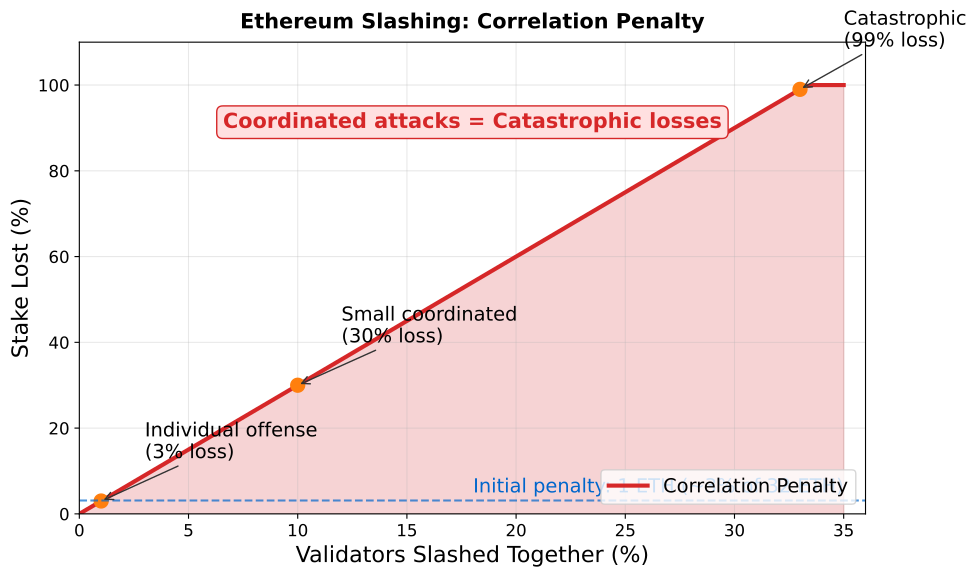

Write Python code to recreate this figure.
"""
Slashing Penalties Structure
Shows correlation penalty and slashable offenses
"""

import matplotlib.pyplot as plt
import numpy as np
from pathlib import Path

CHART_METADATA = {
    'title': 'Slashing Penalties',
    'url': 'https://github.com/Digital-AI-Finance/Blockchain_Crypto/tree/main/Module_A_Blockchain_Foundations/L09_Proof_of_Stake/charts/06_slashing_penalties'
}

plt.rcParams.update({
    'font.size': 14,
    'axes.labelsize': 14,
    'axes.titlesize': 16,
    'xtick.labelsize': 12,
    'ytick.labelsize': 12,
    'legend.fontsize': 12,
    'figure.figsize': (10, 6),
    'figure.dpi': 150
})

MLPURPLE = '#3333B2'
MLBLUE = '#0066CC'
MLORANGE = '#FF7F0E'
MLGREEN = '#2CA02C'
MLRED = '#D62728'

fig, ax = plt.subplots(figsize=(10, 6))

# Correlation penalty formula: Penalty = Stake * 3 * slashed_validators / total_validators
# If 33% slashed together: lose ~99%

percent_slashed = np.linspace(0, 35, 100)
penalty_percent = 3 * percent_slashed

# Cap at 100%
penalty_percent = np.minimum(penalty_percent, 100)

ax.plot(percent_slashed, penalty_percent, color=MLRED, linewidth=3, label='Correlation Penalty')
ax.fill_between(percent_slashed, penalty_percent, alpha=0.2, color=MLRED)

# Key thresholds
thresholds = [
    (1, 3, 'Individual offense'),
    (10, 30, 'Small coordinated'),
    (33, 99, 'Catastrophic'),
]

for x, y, label in thresholds:
    ax.plot(x, y, 'o', markersize=10, color=MLORANGE)
    ax.annotate(f'{label}\n({y:.0f}% loss)', xy=(x, y), xytext=(x + 2, y + 10),
                fontsize=14, arrowprops=dict(arrowstyle='->', color='#333'))

# Initial 1 ETH penalty annotation
ax.axhline(y=3.125, color=MLBLUE, linestyle='--', linewidth=1.5, alpha=0.7)
ax.text(35, 5, 'Initial penalty: 1 ETH (~3% of 32 ETH)', fontsize=14,
        ha='right', color=MLBLUE)

ax.set_xlabel('Validators Slashed Together (%)', fontsize=16)
ax.set_ylabel('Stake Lost (%)', fontsize=16)
ax.set_xlim(0, 36)
ax.set_ylim(0, 110)

# Key insight
props = dict(boxstyle='round,pad=0.3', facecolor='#FFE0E0', edgecolor=MLRED)
ax.text(18, 90, 'Coordinated attacks = Catastrophic losses',
        fontsize=15, fontweight='bold', bbox=props, color=MLRED, ha='center')

ax.legend(loc='lower right', fontsize=14)
ax.grid(True, alpha=0.3)

ax.set_title('Ethereum Slashing: Correlation Penalty', fontweight='bold', fontsize=15, pad=10)
plt.tight_layout()

output_path = Path(__file__).parent / 'chart.pdf'
plt.savefig(output_path, bbox_inches='tight', dpi=300)
print(f"Chart saved to: {output_path.absolute()}")
plt.close()
